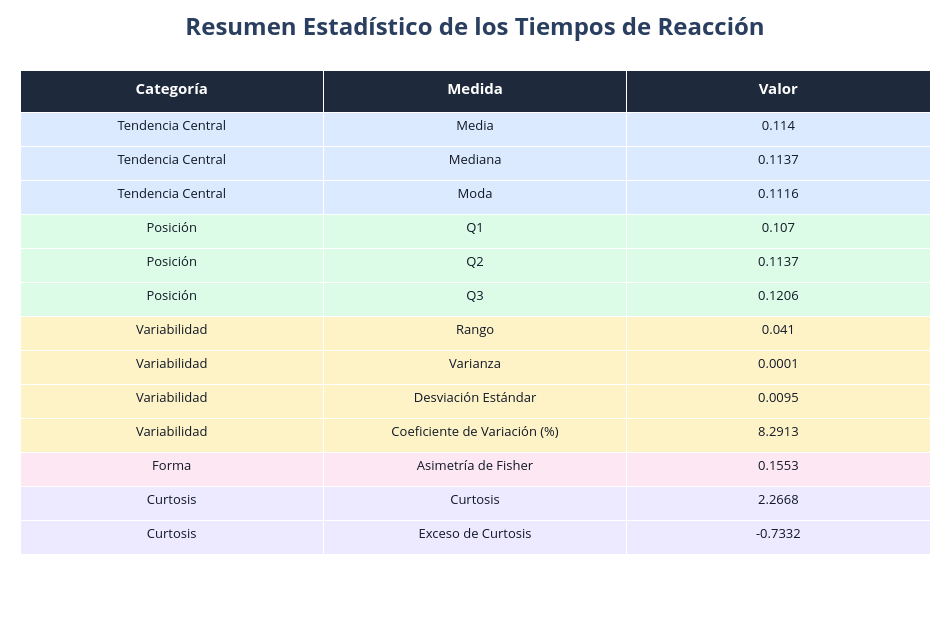

This figure's notebook cell:
### Code cell
# ===================================== #
# FUNCIÓN COMPLETA PARA DATOS AGRUPADOS #
# ===================================== #

def resumen_datos_agrupados_interactivo(
    serie,
    digitos=4,
    metodo="sturges",
    titulo="Resumen Estadístico para Datos Agrupados"
):

    # =====================================================
    # LIMPIEZA
    # =====================================================

    serie = pd.Series(serie).dropna()

    n = len(serie)

    # =====================================================
    # NÚMERO DE CLASES
    # =====================================================

    if metodo == "sturges":
        k = int(np.ceil(1 + np.log2(n)))

    elif metodo == "sqrt":
        k = int(np.ceil(np.sqrt(n)))

    elif isinstance(metodo, int):
        k = metodo

    else:
        raise ValueError(
            "metodo debe ser 'sturges', 'sqrt' o entero"
        )

    # =====================================================
    # HISTOGRAMA
    # =====================================================

    frecuencia, bins = np.histogram(
        serie,
        bins=k
    )

    # =====================================================
    # ELEMENTOS BÁSICOS
    # =====================================================

    marcas = (bins[:-1] + bins[1:]) / 2

    amplitud = bins[1] - bins[0]

    fa = frecuencia
    Fa = np.cumsum(fa)

    # =====================================================
    # MEDIA
    # =====================================================

    media = np.sum(marcas * fa) / n

    # =====================================================
    # VARIANZA Y DESVIACIÓN
    # =====================================================

    varianza = np.sum(
        fa * (marcas - media)**2
    ) / (n - 1)

    desviacion = np.sqrt(varianza)

    cv = (desviacion / media) * 100

    # =====================================================
    # MEDIANA
    # =====================================================

    pos_mediana = n / 2

    clase_mediana = np.where(
        Fa >= pos_mediana
    )[0][0]

    Li = bins[clase_mediana]

    F_prev = (
        0 if clase_mediana == 0
        else Fa[clase_mediana - 1]
    )

    f_med = fa[clase_mediana]

    mediana = Li + (
        ((pos_mediana - F_prev) / f_med)
        * amplitud
    )

    # =====================================================
    # MODA
    # =====================================================

    clase_modal = np.argmax(fa)

    Li_modal = bins[clase_modal]

    f1 = fa[clase_modal]

    f0 = (
        0 if clase_modal == 0
        else fa[clase_modal - 1]
    )

    f2 = (
        0 if clase_modal == len(fa)-1
        else fa[clase_modal + 1]
    )

    moda = Li_modal + (
        ((f1 - f0) /
        ((f1 - f0) + (f1 - f2)))
    ) * amplitud

    # =====================================================
    # CUARTILES
    # =====================================================

    def cuartil(p):

        pos = p * n

        clase = np.where(Fa >= pos)[0][0]

        Li = bins[clase]

        F_prev = (
            0 if clase == 0
            else Fa[clase - 1]
        )

        f = fa[clase]

        return Li + (
            ((pos - F_prev) / f)
            * amplitud
        )

    Q1 = cuartil(0.25)
    Q2 = cuartil(0.50)
    Q3 = cuartil(0.75)

    # =====================================================
    # RANGO
    # =====================================================

    rango = np.max(serie) - np.min(serie)

    # =====================================================
    # ASIMETRÍA
    # =====================================================

    m3 = np.sum(
        fa * (marcas - media)**3
    ) / n

    asimetria = m3 / (desviacion**3)

    # =====================================================
    # CURTOSIS
    # =====================================================

    m4 = np.sum(
        fa * (marcas - media)**4
    ) / n

    curtosis = m4 / (desviacion**4)

    exceso_curtosis = curtosis - 3

    # =====================================================
    # DATAFRAME
    # =====================================================

    resumen = pd.DataFrame({

        "Categoría": [

            "Tendencia Central",
            "Tendencia Central",
            "Tendencia Central",

            "Posición",
            "Posición",
            "Posición",

            "Variabilidad",
            "Variabilidad",
            "Variabilidad",
            "Variabilidad",

            "Forma",

            "Curtosis",
            "Curtosis"
        ],

        "Medida": [

            "Media",
            "Mediana",
            "Moda",

            "Q1",
            "Q2",
            "Q3",

            "Rango",
            "Varianza",
            "Desviación Estándar",
            "Coeficiente de Variación (%)",

            "Asimetría de Fisher",

            "Curtosis",
            "Exceso de Curtosis"
        ],

        "Valor": np.round([

            media,
            mediana,
            moda,

            Q1,
            Q2,
            Q3,

            rango,
            varianza,
            desviacion,
            cv,

            asimetria,

            curtosis,
            exceso_curtosis

        ], digitos)

    })

    # =====================================================
    # TABLA INTERACTIVA
    # =====================================================

    colores_categoria = {
        "Tendencia Central": "#DBEAFE",
        "Posición": "#DCFCE7",
        "Variabilidad": "#FEF3C7",
        "Forma": "#FCE7F3",
        "Curtosis": "#EDE9FE"
    }

    colores_filas = [
        colores_categoria[c]
        for c in resumen["Categoría"]
    ]

    fig = go.Figure(

        data=[

            go.Table(

                # -----------------------------------------
                # HEADER
                # -----------------------------------------

                header=dict(

                    values=[
                        "<b>Categoría</b>",
                        "<b>Medida</b>",
                        "<b>Valor</b>"
                    ],

                    fill_color="#1E293B",

                    font=dict(
                        color="white",
                        size=15
                    ),

                    align="center",

                    height=42
                ),

                # -----------------------------------------
                # CELDAS
                # -----------------------------------------

                cells=dict(

                    values=[
                        resumen["Categoría"],
                        resumen["Medida"],
                        resumen["Valor"]
                    ],

                    fill_color=[
                        colores_filas,
                        colores_filas,
                        colores_filas
                    ],

                    align="center",

                    font=dict(
                        color="#111827",
                        size=13
                    ),

                    height=34
                )
            )
        ]
    )

    # =====================================================
    # LAYOUT
    # =====================================================

    fig.update_layout(

        title=dict(
            text=f"<b>{titulo}</b>",
            x=0.5,
            font=dict(size=24)
        ),

        width=950,
        height=620,

        margin=dict(
            l=20,
            r=20,
            t=70,
            b=20
        )
    )

    fig.show()

    return resumen


# =========================================================
# USO
# =====================================================

resumen = resumen_datos_agrupados_interactivo(
    times,
    digitos=4,
    metodo="sturges",
    titulo="Resumen Estadístico de los Tiempos de Reacción"
)

resumen

### Figure 1 — Plotly figure (JSON) as saved in the notebook; plotly's stock layout.template omitted (floating-point values rounded to 4 significant figures)
{"data": [{"cells": {"align": "center", "fill": {"color": [["#DBEAFE", "#DBEAFE", "#DBEAFE", "#DCFCE7", "#DCFCE7", "#DCFCE7", "#FEF3C7", "#FEF3C7", "#FEF3C7", "#FEF3C7", "#FCE7F3", "#EDE9FE", "#EDE9FE"], ["#DBEAFE", "#DBEAFE", "#DBEAFE", "#DCFCE7", "#DCFCE7", "#DCFCE7", "#FEF3C7", "#FEF3C7", "#FEF3C7", "#FEF3C7", "#FCE7F3", "#EDE9FE", "#EDE9FE"], ["#DBEAFE", "#DBEAFE", "#DBEAFE", "#DCFCE7", "#DCFCE7", "#DCFCE7", "#FEF3C7", "#FEF3C7", "#FEF3C7", "#FEF3C7", "#FCE7F3", "#EDE9FE", "#EDE9FE"]]}, "font": {"color": "#111827", "size": 13}, "height": 34, "values": [["Tendencia Central", "Tendencia Central", "Tendencia Central", "Posición", "Posición", "Posición", "Variabilidad", "Variabilidad", "Variabilidad", "Variabilidad", "Forma", "Curtosis", "Curtosis"], ["Media", "Mediana", "Moda", "Q1", "Q2", "Q3", "Rango", "Varianza", "Desviación Estándar", "Coeficiente de Variación (%)", "Asimetría de Fisher", "Curtosis", "Exceso de Curtosis"], [0.114, 0.1137, 0.1116, 0.107, 0.1137, 0.1206, 0.041, 0.0001, 0.0095, 8.291, 0.1553, 2.267, -0.7332]]}, "header": {"align": "center", "fill": {"color": "#1E293B"}, "font": {"color": "white", "size": 15}, "height": 42, "values": ["<b>Categoría</b>", "<b>Medida</b>", "<b>Valor</b>"]}, "type": "table"}], "layout": {"height": 620, "margin": {"b": 20, "l": 20, "r": 20, "t": 70}, "title": {"font": {"size": 24}, "text": "<b>Resumen Estadístico de los Tiempos de Reacción</b>", "x": 0.5}, "width": 950}}
